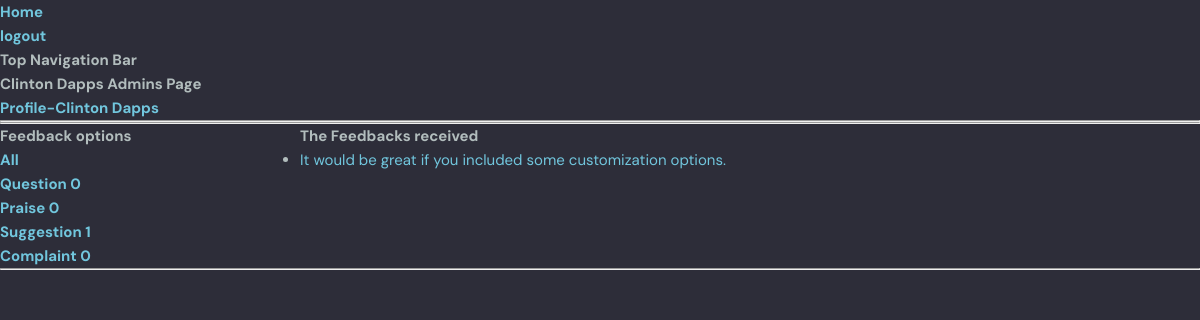
/admins_page/5/ (signed in), run on an earlier commit of the app's database.
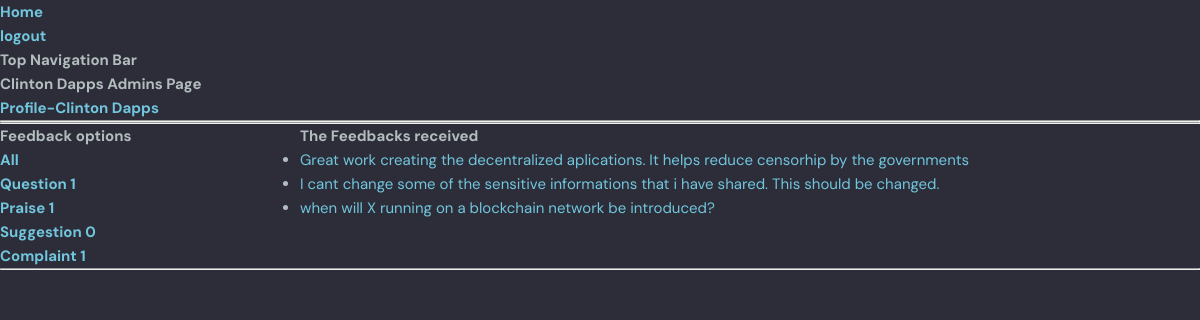
And on a later commit of the database.
### base/models.py (models this page shows, shortened)
class RegisteredOrg(models.Model):
    org_name = models.CharField(null=True, max_length=100)
    org_email = models.EmailField(null=True, max_length=100)
    org_qr_code = models.ImageField(null=True, blank=True)
    org_avatar = models.ImageField(null=True , blank=True)
    org_descr = models.TextField(null=True)
    super_admin =  models.ForeignKey(User, null=True, blank=True, on_delete=models.SET_NULL, related_name='super_admin_organizations')
    org_admins = models.ManyToManyField(User, related_name='admin_organizations')
    org_password = models.CharField(max_length=128, null=True)
    created = models.DateTimeField(auto_now_add=True)
    updated = models.DateTimeField(auto_now=True)

class FeedbackType(models.Model):
    name = models.CharField(max_length=100, null=True)
    def __str__(self) :
        return self.name

class UserFeedback(models.Model):
    organization = models.ForeignKey(RegisteredOrg, on_delete=models.CASCADE, null=True)
    user_email = models.EmailField(max_length=200, null=True, blank=True)
    feedback_type = models.ForeignKey(FeedbackType, on_delete=models.CASCADE, null=True, blank=True)
    user_feedback = models.TextField()
    user_ratings = models.IntegerField(null=True, blank=True)
    submited_to = models.EmailField(max_length=100, null=True, blank=True)
    submit_date = models.DateTimeField(auto_now_add=True)

### base/views.py (the view)
# urls.py: path('admins_page/<str:pk>/', views.admins_page, name='admins_page'),
@login_required(login_url='login')
def admins_page(request, pk):
    feedback_categories = FeedbackType.objects.all()
    organization = RegisteredOrg.objects.get(id=pk)
    q = request.GET.get('q', '')  # Get the query parameter 'q' or use an empty string if not provided
    org_feedbacks = UserFeedback.objects.filter(
        organization=organization,
        feedback_type__name__icontains=q  # Use __icontains for case-insensitive matching
    )
    if not request.user.is_authenticated:
        return redirect('home')
    context = {'organization':organization, 'org_feedbacks':org_feedbacks, 'feedback_categories':feedback_categories}
    return render(request, 'base/admins.html', context)

### base/templates/base/admins.html (shortened to what this page needs)
{% extends 'index.html' %} {% block content %}
<h1><a href="{% url 'home' %}">Home</a></h1>
<h1><a href="{% url 'logout' %}">logout</a></h1>
<div class="navbar_class">
    <h1>Top Navigation Bar</h1>
    <h1>{{organization.org_name}} Admins Page</h1>
    <h2><a href="{% url 'org_profile' organization.id %}">Profile-{{organization.org_name}}</a></h2>
</div>
<hr>
<hr>
<div class="user_feedbacks">
    <div class="feedback1">
        <h1>Feedback options</h1>
        <h3><a href="{% url 'admins_page' organization.id %}">All</a></h3>
        {% for feedback in feedback_categories %}
        <h3><a href="{% url 'admins_page' organization.id %}?q={{feedback|urlencode}}">{{ feedback }} <span>   {{feedback.userfeedback_set.all.count}}</span></a></h3>
        {% endfor %}
    </div>
    <div class="feedback2">
        <h1>The Feedbacks received</h1>
        {% for feedback in org_feedbacks %}
        <ul>
            <li><a href="{% url 'individual_feedback' feedback.id %}">{{feedback.user_feedback}}</a></li>
        </ul>
        {% endfor %}
    </div>
</div>
<hr> {% endblock %}

### templates/index.html (shortened to what this page needs)
<!DOCTYPE html> {% load static %}
<html lang="en">
<head>
    <link rel="stylesheet" href="{% static 'css/styless.css' %}">
    <link rel="stylesheet" href="{% static 'css/style.css' %}">
</head>
<body>
    {% block content %} {% endblock %}
</body>
</html>

### static/css/styless.css (style rules this page uses)
.user_feedbacks { display: flex; width: 100%; }
.feedback1 { flex: 0 0 25%; }
.feedback2 { flex: 0 0 75%; }

### static/css/style.css (style rules this page uses)
:root { --color-main: #71c6dd; --color-main-light: #e1f6fb; --color-dark: #3f4156; --color-dark-medium: #51546e; --color-dark-light: #696d97; --color-light: #e5e5e5; --color-gray: #8b8b8b; --color-light-gray: #b2bdbd; --color-bg: #2d2d39; --color-success: #5dd693; --color-error: #fc4b0b; }
* { font-family: "DM Sans", -apple-system, BlinkMacSystemFont, "Segoe UI", Roboto, Oxygen, Ubuntu, Cantarell, "Open Sans", "Helvetica Neue", sans-serif; margin: 0; padding: 0; box-sizing: border-box; text-rendering: optimizeLegibility; font-size: inherit; }
html { font-size: 56.25%; }
@media only screen and (min-width: 1200px) { html { font-size: 62.5%; } }
body { line-height: 1.6; font-weight: 400; font-size: 1.5rem; color: var(--color-light-gray); background-color: var(--color-bg); min-height: 100vh; }
a { display: inline-block; color: var(--color-main); text-decoration: none; }

What changed in the data, as far as the page shows it:
removed UserFeedback: user_feedback "It would be great if you included some customization options."
computed for FeedbackType "Question": userfeedback_set.all.count "0" → "1"
computed for FeedbackType "Praise": userfeedback_set.all.count "0" → "1"
computed for FeedbackType "Suggestion": userfeedback_set.all.count "1" → "0"
computed for FeedbackType "Complaint": userfeedback_set.all.count "0" → "1"
added UserFeedback: user_feedback "Great work creating the decentralized aplications. It helps reduce censorhip by the governments"
added UserFeedback: user_feedback "I cant change some of the sensitive informations that i have shared. This should be changed."
added UserFeedback: user_feedback "when will X running on a blockchain network be introduced?"
